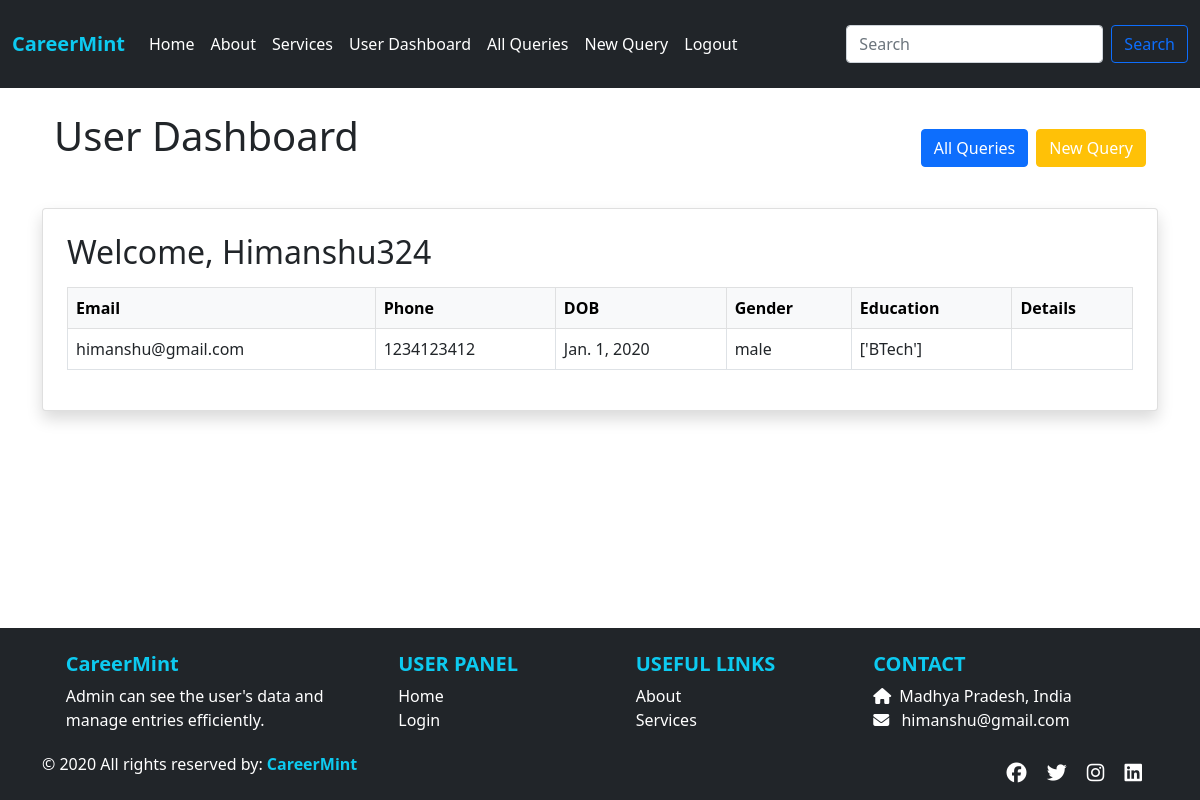
/user_dashboard1/8/, run on an earlier commit of the app's database.
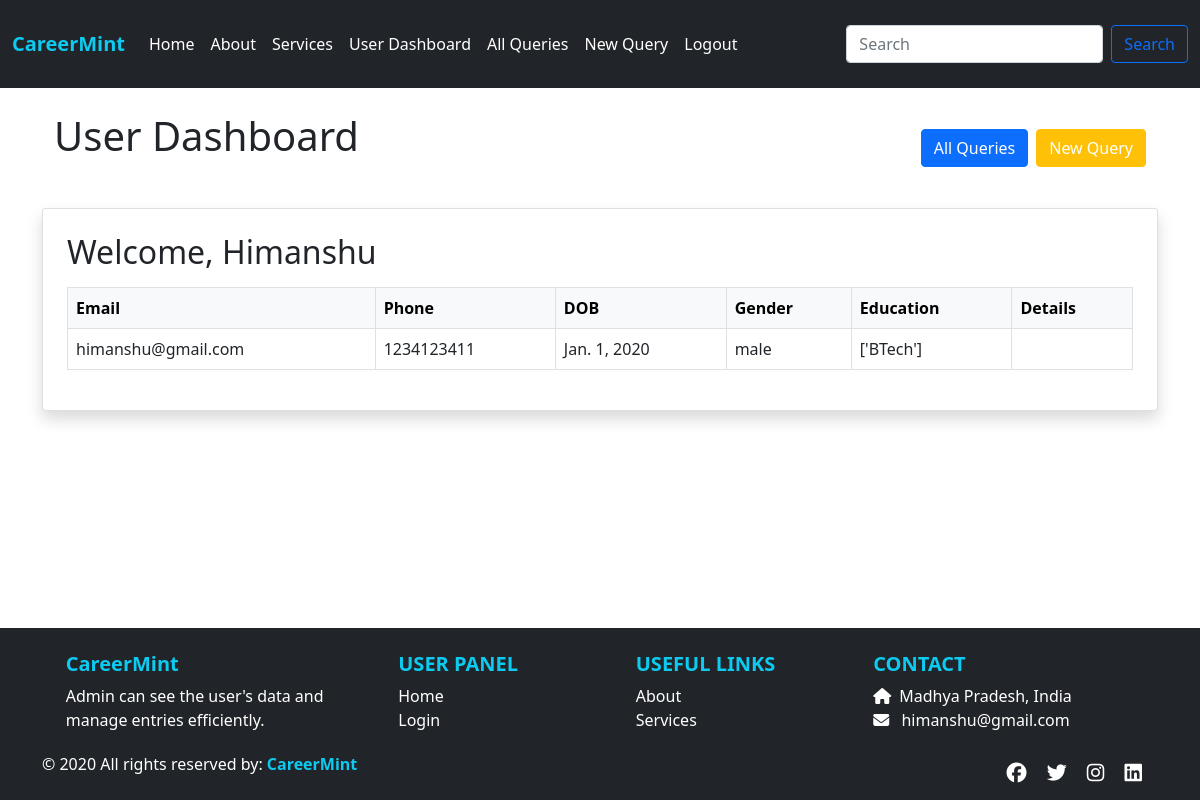
And on a later commit of the database.
### app/models.py (models this page shows, shortened)
class Users(models.Model):
    stuname = models.CharField(max_length=50)
    stuemail = models.EmailField()
    studetail = models.CharField(max_length=300)
    stuphone = models.BigIntegerField()
    studob = models.DateField(null=True, blank=True)
    stuedu = models.CharField(max_length=50, null=True, blank=True)
    stugender = models.CharField(max_length=50, null=True, blank=True)
    stuimage = models.ImageField(upload_to='images/', blank=True, null=True)
    sturesume = models.FileField(upload_to='files/', blank=True, null=True)
    stupass = models.CharField(max_length=50)

### app/views.py (the view)
# urls.py: path('user_dashboard1/<int:pk>/', views.user_dashboard1, name='user_dashboard1'),
def user_dashboard1(request, pk):
    user = Users.objects.get(id=pk)
    return render(request, 'user_dashboard.html', {'userdata': user})

### app/templates/user_dashboard.html (shortened to what this page needs)
{% extends "base.html" %}
{% load static %}
{% block css %}
<link rel="stylesheet" href="{% static 'css/style.css' %}">
{% endblock %}
{% block content %}
<div class="container mb-4">
  <div class="d-flex flex-wrap justify-content-between align-items-center gap-2">
  <h1 class="text-center mb-4">User Dashboard</h1>
    <div class="d-flex flex-wrap gap-2">
      <a href="{% url 'userallquery' pk=userdata.id %}" class="btn btn-primary">All Queries</a>
      <a href="{% url 'newquery' pk=userdata.id %}" class="btn btn-warning text-white">New Query</a>
    </div>
  </div>
</div>
  <div class="card shadow p-4">
    <h2 class="mb-3">Welcome, {{ userdata.stuname }}</h2>
    <div class="table-responsive">
      <table class="table table-bordered table-hover align-middle">
        <thead class="table-light">
          <tr>
            <th>Email</th>
            <th>Phone</th>
            <th>DOB</th>
            <th>Gender</th>
            <th>Education</th>
            <th>Details</th>
          </tr>
        </thead>
        <tbody>
          <tr>
            <td>{{ userdata.stuemail }}</td>
            <td>{{ userdata.stuphone }}</td>
            <td>{{ userdata.studob }}</td>
            <td>{{ userdata.stugender }}</td>
            <td>{{ userdata.stuedu }}</td>
            <td>{{ userdata.studetail }}</td>
          </tr>
        </tbody>
      </table>
    </div>
  </div>
</div>
{% endblock %}

What changed in the data, as far as the page shows it:
changed Users "himanshu@gmail.com": stuname "Himanshu324" → "Himanshu"; stuphone "1234123412" → "1234123411"
